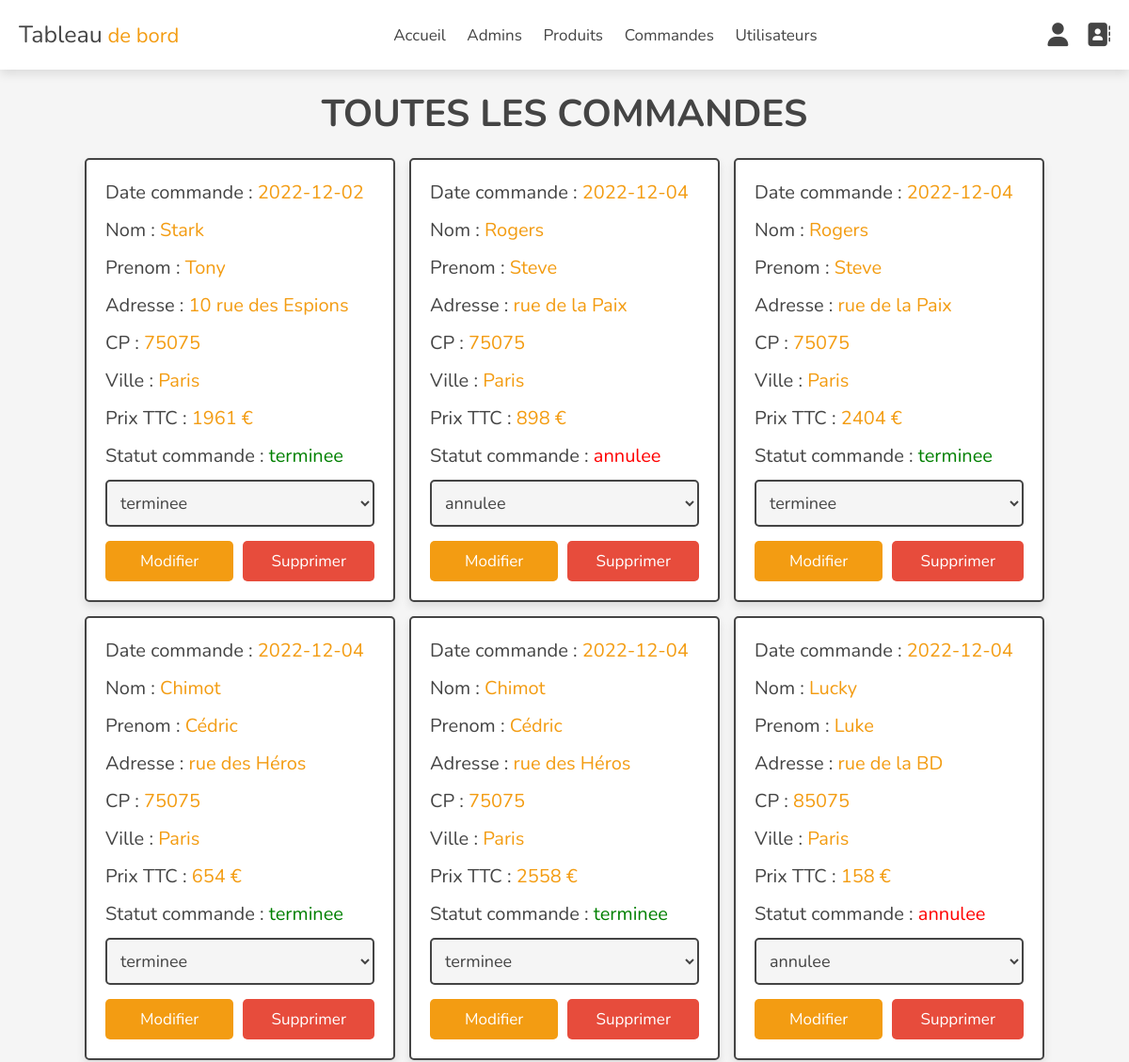
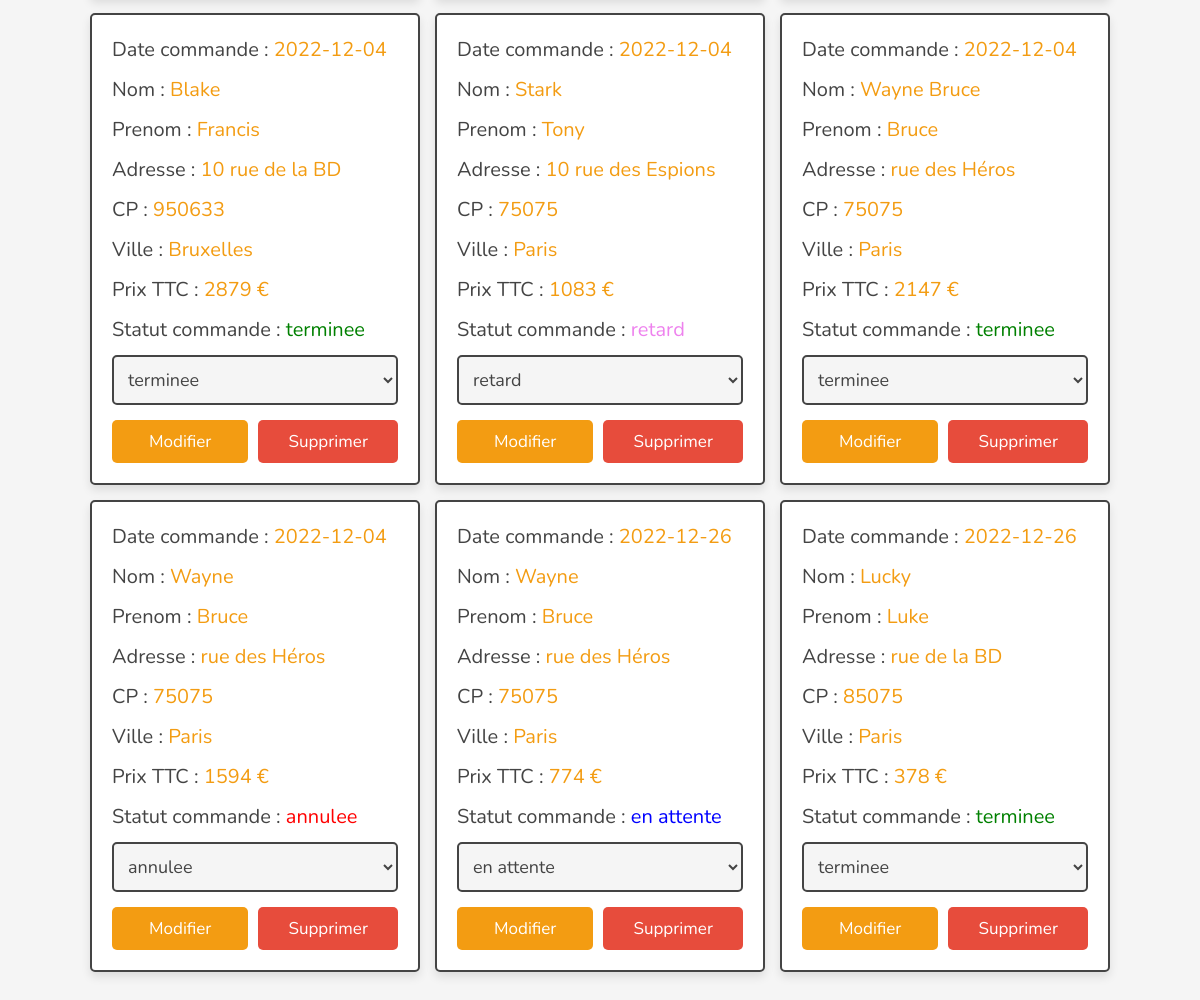
/admin/placed_orders.php (signed in), run on the app's committed database (2 pictures, top to bottom).
### tables this page shows
CREATE TABLE `orders` (
  `id` int(100) NOT NULL,
  `user_id` int(100) NOT NULL,
  `nom` varchar(20) NOT NULL,
  `prenom` varchar(50) NOT NULL,
  `telephone` varchar(10) NOT NULL,
  `adresse` varchar(50) NOT NULL,
  `cp` varchar(50) NOT NULL,
  `ville` varchar(50) NOT NULL,
  `total_produits` varchar(1000) NOT NULL,
  `prixTTC` int(100) NOT NULL,
  `date_commande` date NOT NULL DEFAULT current_timestamp(),
  `statut_commande` varchar(20) NOT NULL DEFAULT 'en attente'
);

### admin/placed_orders.php (the view, shortened to what this page needs)
<?php
include '../components/connect.php';
?>
<!DOCTYPE html>
<html lang="en">
<head>
   <link rel="stylesheet" href="https://cdnjs.cloudflare.com/ajax/libs/font-awesome/6.1.1/css/all.min.css">
   <link rel="stylesheet" href="assets/css/admin_style.css">
</head>
<body>
   <?php include '../components/admin_header.php'; ?>
   <section class="orders">
      <h1 class="heading">Toutes les commandes</h1>
      <div class="box-container">
         <?php
         $select_orders = $conn->prepare("SELECT * FROM `orders`");
         $select_orders->execute();
         if ($select_orders->rowCount() > 0) {
            while ($fetch_orders = $select_orders->fetch(PDO::FETCH_ASSOC)) {
         ?>
               <div class="box">
                  <p> Date commande : <span><?= $fetch_orders['date_commande']; ?></span> </p>
                  <p> Nom : <span><?= $fetch_orders['nom']; ?></span> </p>
                  <p> Prenom : <span><?= $fetch_orders['prenom']; ?></span> </p>
                  <p> Adresse : <span><?= $fetch_orders['adresse']; ?></span> </p>
                  <p> CP : <span><?= $fetch_orders['cp']; ?></span> </p>
                  <p> Ville : <span><?= $fetch_orders['ville']; ?></span> </p>
                  <p> Prix TTC : <span><?= $fetch_orders['prixTTC']; ?> €</span> </p>
                  <p> Statut commande :
                     <span style="color:<?php if ($fetch_orders['statut_commande'] == 'en attente') {
                                             echo 'blue';
                                          } elseif ($fetch_orders['statut_commande'] == 'terminee') {
                                             echo 'green';
                                          } elseif ($fetch_orders['statut_commande'] == 'retard') {
                                             echo 'violet';
                                          } elseif ($fetch_orders['statut_commande'] == 'annulee') {
                                             echo 'red';
                                          }; ?>"><?= $fetch_orders['statut_commande']; ?>
                     </span>
                  </p>
                  <form action="" method="post">
                     <select name="statut_commande" class="select">
                        <option selected disabled><?= $fetch_orders['statut_commande']; ?></option>
                     </select>
                     <div class="flex-btn">
                        <input type="submit" value="Modifier" class="option-btn" name="update_statut">
                        <a href="placed_orders.php?delete=<?= $fetch_orders['id']; ?>" class="delete-btn" onclick="return confirm('Supprimer cette commande ?');">Supprimer</a>
                     </div>
                  </form>
               </div>
         <?php
            }
         } else {
            echo '<p class="empty">Aucune commandes en cours !</p>';
         }
         ?>
      </div>
   </section>
</body>
</html>

### admin/assets/css/admin_style.css (style rules this page uses)
:root { --main-color:#2980b9; --orange:#f39c12; --red:#e74c3c; --black:#444; --white:#fff; --light-color:#777; --light-bg:#f5f5f5; --border:.2rem solid var(--black); --box-shadow:0 .5rem 1rem rgba(0,0,0,.1); }
* { font-family: 'Nunito', sans-serif; margin:0; padding:0; box-sizing: border-box; outline: none; border:none; text-decoration: none; }
html { font-size: 62.5%; overflow-x: hidden; }
body { background-color: var(--light-bg); padding-bottom: 10rem; }
section { padding:2rem; max-width: 1200px; margin:0 auto; }
.heading { font-size: 4rem; color:var(--black); margin-bottom: 2rem; text-align: center; text-transform: uppercase; }
.btn, .delete-btn, .option-btn { display: block; width: 100%; margin-top: 1rem; border-radius: .5rem; padding:1rem 3rem; font-size: 1.7rem; color:var(--white); cursor: pointer; text-align: center; }
.option-btn { background-color: var(--orange); }
.delete-btn { background-color: var(--red); }
.flex-btn { display: flex; gap:1rem; }
.orders .box-container { display: grid; grid-template-columns: repeat(auto-fit, 33rem); gap:1.5rem; align-items: flex-start; justify-content: center; }
.orders .box-container .box { padding:2rem; padding-top: 1rem; border-radius: .5rem; border:var(--border); background-color: var(--white); box-shadow: var(--box-shadow); }
.orders .box-container .box p { line-height: 1.5; font-size: 2rem; color:var(--black); margin:1rem 0; }
.orders .box-container .box p span { color:var(--orange); }
.orders .box-container .select { margin-bottom: .5rem; width: 100%; background-color: var(--light-bg); padding:1rem; font-size: 1.8rem; color:var(--black); border-radius: .5rem; border:var(--border); }

### data on the page
orders: date_commande "2022-12-02", nom "Stark", prenom "Tony", adresse "10 rue des Espions", cp "75075", ville "Paris", prixTTC "1961", statut_commande "terminee"
orders: date_commande "2022-12-04", nom "Rogers", prenom "Steve", adresse "rue de la Paix", cp "75075", ville "Paris", prixTTC "898", statut_commande "annulee"
orders: date_commande "2022-12-04", nom "Rogers", prenom "Steve", adresse "rue de la Paix", cp "75075", ville "Paris", prixTTC "2404", statut_commande "terminee"
orders: date_commande "2022-12-04", nom "Chimot", prenom "Cédric", adresse "rue des Héros", cp "75075", ville "Paris", prixTTC "654", statut_commande "terminee"
orders: date_commande "2022-12-04", nom "Chimot", prenom "Cédric", adresse "rue des Héros", cp "75075", ville "Paris", prixTTC "2558", statut_commande "terminee"
orders: date_commande "2022-12-04", nom "Lucky", prenom "Luke", adresse "rue de la BD", cp "85075", ville "Paris", prixTTC "158", statut_commande "annulee"
orders: date_commande "2022-12-04", nom "Blake", prenom "Francis", adresse "10 rue de la BD", cp "950633", ville "Bruxelles", prixTTC "2879", statut_commande "terminee"
orders: date_commande "2022-12-04", nom "Stark", prenom "Tony", adresse "10 rue des Espions", cp "75075", ville "Paris", prixTTC "1083", statut_commande "retard"
orders: date_commande "2022-12-04", nom "Wayne Bruce", prenom "Bruce", adresse "rue des Héros", cp "75075", ville "Paris", prixTTC "2147", statut_commande "terminee"
orders: date_commande "2022-12-04", nom "Wayne", prenom "Bruce", adresse "rue des Héros", cp "75075", ville "Paris", prixTTC "1594", statut_commande "annulee"
orders: date_commande "2022-12-26", nom "Wayne", prenom "Bruce", adresse "rue des Héros", cp "75075", ville "Paris", prixTTC "774", statut_commande "en attente"
orders: date_commande "2022-12-26", nom "Lucky", prenom "Luke", adresse "rue de la BD", cp "85075", ville "Paris", prixTTC "378", statut_commande "terminee"
